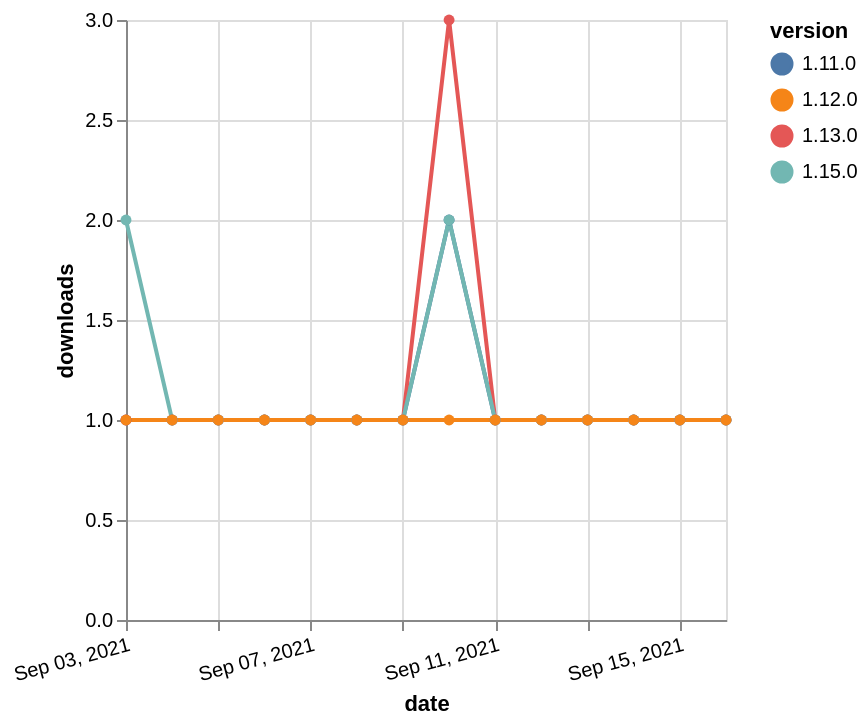

Write the Vega-Lite specification saved for this chart.
### Vega-Lite specification from a JSON file in a GitHub repository (floating-point values rounded to 4 significant figures)
{"$schema": "https://vega.github.io/schema/vega-lite/v5.json", "description": "A simple bar chart with embedded data.", "data": {"values": [{"date": "2021-09-03", "total": 225, "delta": 1, "version": "1.11.0"}, {"date": "2021-09-04", "total": 226, "delta": 1, "version": "1.11.0"}, {"date": "2021-09-05", "total": 227, "delta": 1, "version": "1.11.0"}, {"date": "2021-09-06", "total": 228, "delta": 1, "version": "1.11.0"}, {"date": "2021-09-07", "total": 229, "delta": 1, "version": "1.11.0"}, {"date": "2021-09-08", "total": 230, "delta": 1, "version": "1.11.0"}, {"date": "2021-09-09", "total": 231, "delta": 1, "version": "1.11.0"}, {"date": "2021-09-10", "total": 233, "delta": 2, "version": "1.11.0"}, {"date": "2021-09-11", "total": 234, "delta": 1, "version": "1.11.0"}, {"date": "2021-09-12", "total": 235, "delta": 1, "version": "1.11.0"}, {"date": "2021-09-13", "total": 236, "delta": 1, "version": "1.11.0"}, {"date": "2021-09-14", "total": 237, "delta": 1, "version": "1.11.0"}, {"date": "2021-09-15", "total": 238, "delta": 1, "version": "1.11.0"}, {"date": "2021-09-16", "total": 239, "delta": 1, "version": "1.11.0"}, {"date": "2021-09-03", "total": 306, "delta": 1, "version": "1.13.0"}, {"date": "2021-09-04", "total": 307, "delta": 1, "version": "1.13.0"}, {"date": "2021-09-05", "total": 308, "delta": 1, "version": "1.13.0"}, {"date": "2021-09-06", "total": 309, "delta": 1, "version": "1.13.0"}, {"date": "2021-09-07", "total": 310, "delta": 1, "version": "1.13.0"}, {"date": "2021-09-08", "total": 311, "delta": 1, "version": "1.13.0"}, {"date": "2021-09-09", "total": 312, "delta": 1, "version": "1.13.0"}, {"date": "2021-09-10", "total": 315, "delta": 3, "version": "1.13.0"}, {"date": "2021-09-11", "total": 316, "delta": 1, "version": "1.13.0"}, {"date": "2021-09-12", "total": 317, "delta": 1, "version": "1.13.0"}, {"date": "2021-09-13", "total": 318, "delta": 1, "version": "1.13.0"}, {"date": "2021-09-14", "total": 319, "delta": 1, "version": "1.13.0"}, {"date": "2021-09-15", "total": 320, "delta": 1, "version": "1.13.0"}, {"date": "2021-09-16", "total": 321, "delta": 1, "version": "1.13.0"}, {"date": "2021-09-03", "total": 115, "delta": 2, "version": "1.15.0"}, {"date": "2021-09-04", "total": 116, "delta": 1, "version": "1.15.0"}, {"date": "2021-09-05", "total": 117, "delta": 1, "version": "1.15.0"}, {"date": "2021-09-06", "total": 118, "delta": 1, "version": "1.15.0"}, {"date": "2021-09-07", "total": 119, "delta": 1, "version": "1.15.0"}, {"date": "2021-09-08", "total": 120, "delta": 1, "version": "1.15.0"}, {"date": "2021-09-09", "total": 121, "delta": 1, "version": "1.15.0"}, {"date": "2021-09-10", "total": 123, "delta": 2, "version": "1.15.0"}, {"date": "2021-09-11", "total": 124, "delta": 1, "version": "1.15.0"}, {"date": "2021-09-12", "total": 125, "delta": 1, "version": "1.15.0"}, {"date": "2021-09-13", "total": 126, "delta": 1, "version": "1.15.0"}, {"date": "2021-09-14", "total": 127, "delta": 1, "version": "1.15.0"}, {"date": "2021-09-15", "total": 128, "delta": 1, "version": "1.15.0"}, {"date": "2021-09-16", "total": 129, "delta": 1, "version": "1.15.0"}, {"date": "2021-09-03", "total": 186, "delta": 1, "version": "1.12.0"}, {"date": "2021-09-04", "total": 187, "delta": 1, "version": "1.12.0"}, {"date": "2021-09-05", "total": 188, "delta": 1, "version": "1.12.0"}, {"date": "2021-09-06", "total": 189, "delta": 1, "version": "1.12.0"}, {"date": "2021-09-07", "total": 190, "delta": 1, "version": "1.12.0"}, {"date": "2021-09-08", "total": 191, "delta": 1, "version": "1.12.0"}, {"date": "2021-09-09", "total": 192, "delta": 1, "version": "1.12.0"}, {"date": "2021-09-10", "total": 193, "delta": 1, "version": "1.12.0"}, {"date": "2021-09-11", "total": 194, "delta": 1, "version": "1.12.0"}, {"date": "2021-09-12", "total": 195, "delta": 1, "version": "1.12.0"}, {"date": "2021-09-13", "total": 196, "delta": 1, "version": "1.12.0"}, {"date": "2021-09-14", "total": 197, "delta": 1, "version": "1.12.0"}, {"date": "2021-09-15", "total": 198, "delta": 1, "version": "1.12.0"}, {"date": "2021-09-16", "total": 199, "delta": 1, "version": "1.12.0"}]}, "width": "container", "mark": {"type": "line", "point": {"filled": true}}, "encoding": {"x": {"field": "date", "type": "temporal", "timeUnit": "yearmonthdate", "title": "date", "axis": {"labelAngle": -15}}, "y": {"field": "delta", "type": "quantitative", "title": "downloads"}, "color": {"field": "version", "type": "nominal"}, "tooltip": {"field": "delta"}}}
